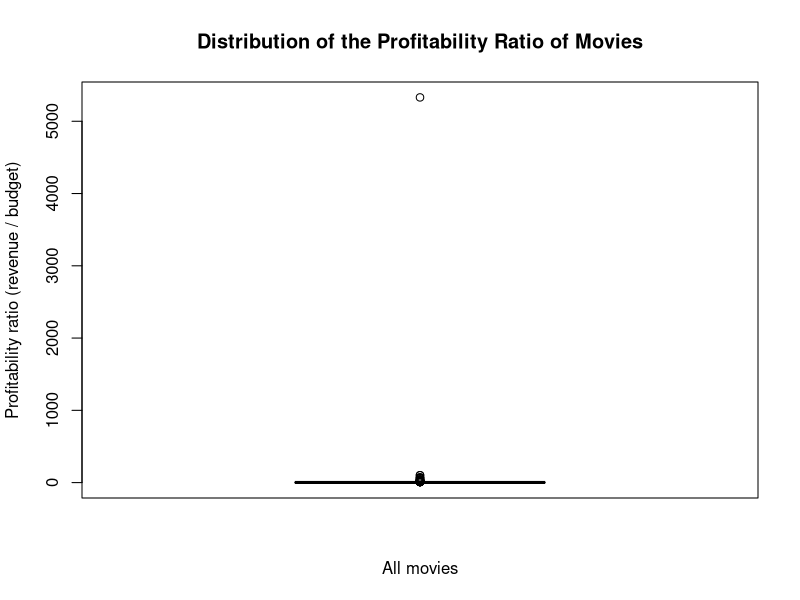
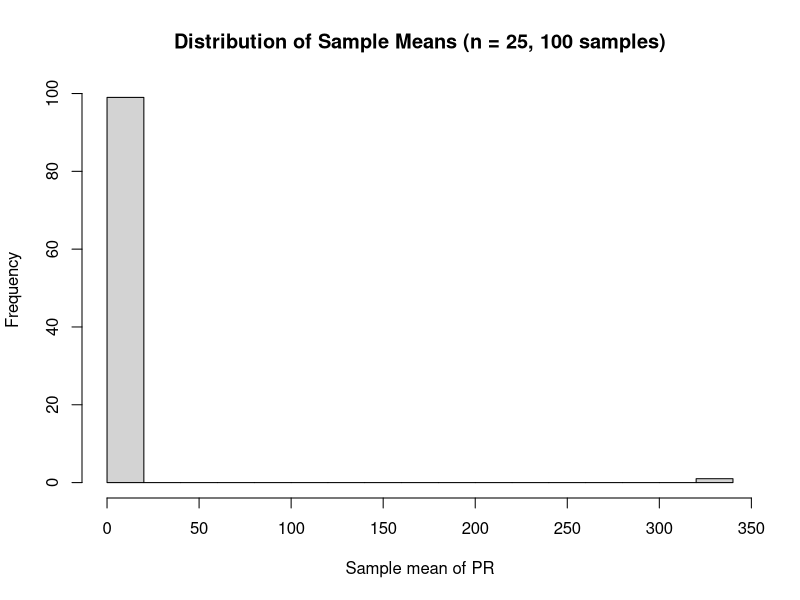
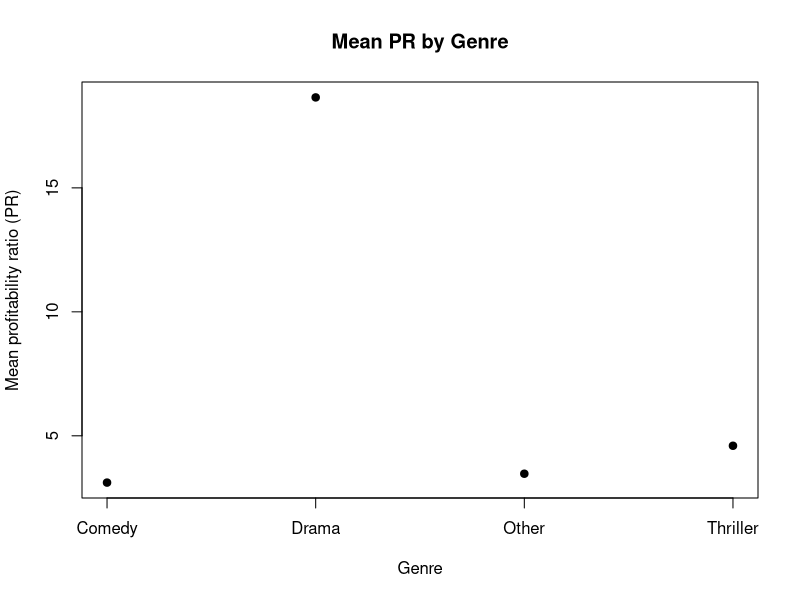
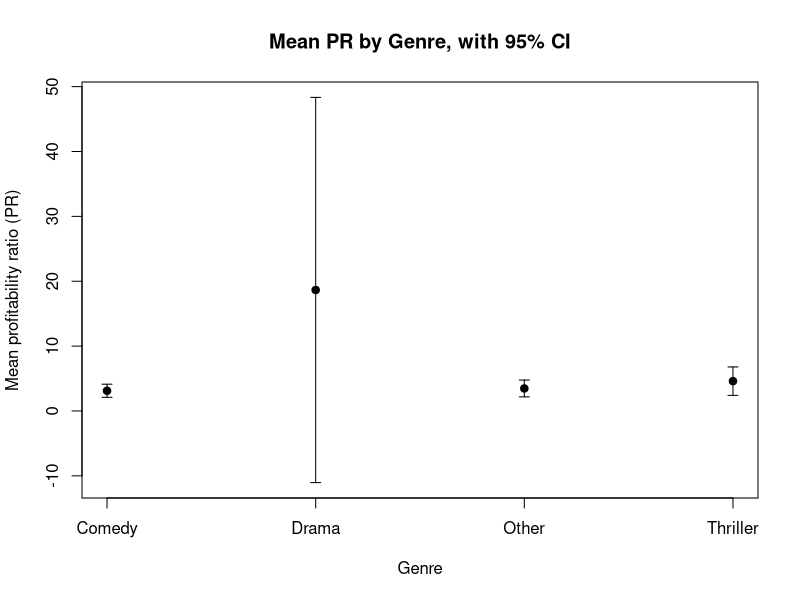
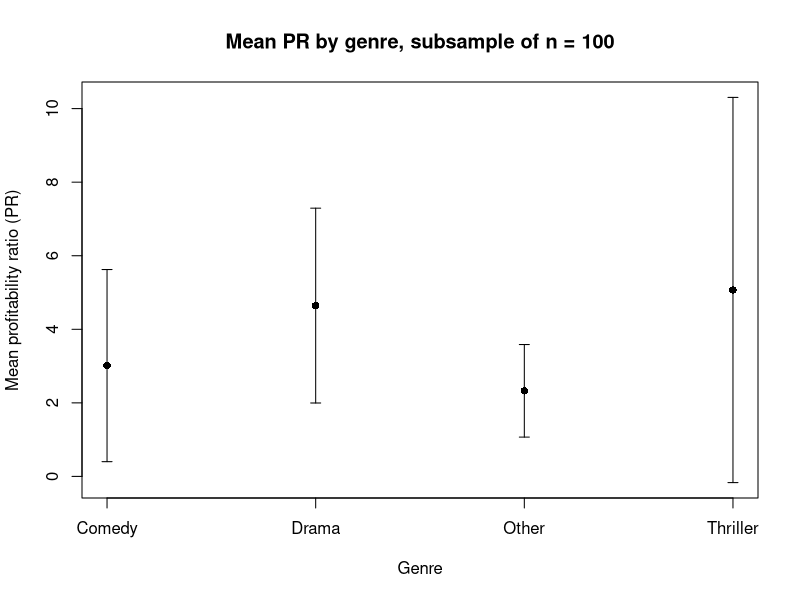
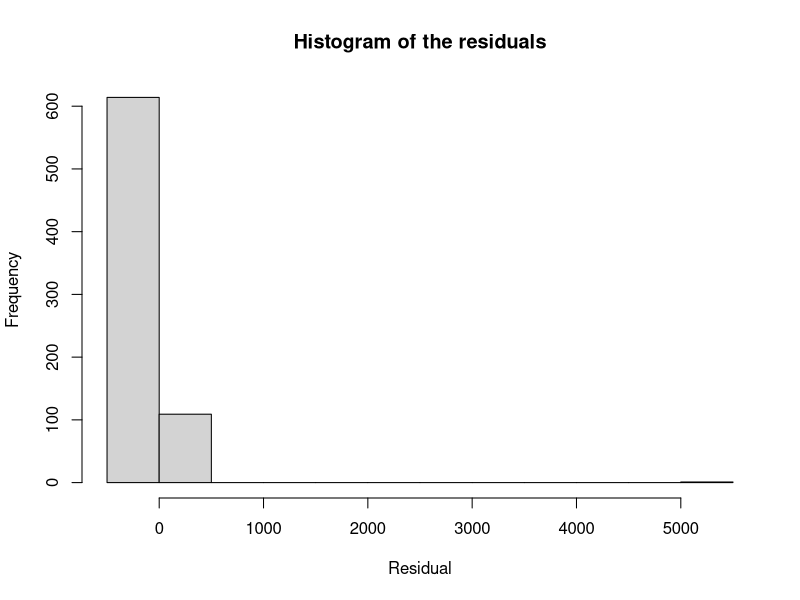

The R script that drew these images, in order:
## ---- chunk 1
knitr::opts_chunk$set(echo = TRUE)
## ---- chunk 2
movies <- read.delim("movies5.csv")   
dim(movies)                           # 909 observations, 19 variables
length(unique(movies$index))          # 909 distinct movies = subjects
## ---- chunk 3
sapply(movies, class)
str(movies$genre)
## ---- chunk 4
movies$PR <- movies$revenue / movies$budget
mean(movies$PR, na.rm = TRUE)    # Inf
median(movies$PR, na.rm = TRUE)  # 1.85
max(movies$PR, na.rm = TRUE)     # Inf
min(movies$PR, na.rm = TRUE)     # 0

## ---- chunk 5

sum(movies$budget == 0 & movies$revenue > 0)

## ---- chunk 6

sum(movies$budget == 0 & movies$revenue == 0)   # the amount of movies which get NA
## ---- chunk 7
movies$PR[is.infinite(movies$PR)] <- NA
mean(movies$PR, na.rm = TRUE)     # 10.96897
median(movies$PR, na.rm = TRUE)   # 1.750424
max(movies$PR, na.rm = TRUE)      # 5330.339
min(movies$PR, na.rm = TRUE)      # 0


## ---- chunk 8

mean(movies$PR >= 1, na.rm = TRUE)   # 0.6395
sum(movies$PR >= 1, na.rm = TRUE)    # 463

## ---- chunk 9
boxplot(movies$PR,
        main = "Distribution of the Profitability Ratio of Movies",
        xlab = "All movies",
        ylab = "Profitability ratio (revenue / budget)")
summary(movies$PR)


## ---- chunk 10
table(movies$director_gender, useNA = "ifany")
mean(movies$director_gender == "male", na.rm = TRUE)     # 0.9049
mean(movies$director_gender == "female", na.rm = TRUE)   # 0.0951

## ---- chunk 11
pnorm(120, mean = 107, sd = 22) - pnorm(90, mean = 107, sd = 22)

## ---- chunk 12
mean(movies$runtime >= 90 & movies$runtime <= 120) 
sd(movies$runtime)

## ---- chunk 13
notmale <- movies[movies$director_gender == "female" & !is.na(movies$director_gender), ]
p_d <- mean(notmale$runtime >= 120, na.rm = TRUE)
p_d

## ---- chunk 14
mean(movies$PR, na.rm = TRUE)

## ---- chunk 15
set.seed(123)
movies_sample <- movies[sample(nrow(movies), 25), ]
mean(movies_sample$PR, na.rm = TRUE)

## ---- chunk 16
set.seed(123)
sample_means <- numeric(100)
for (i in 1:100) {
  s <- movies[sample(nrow(movies), 25), ]
  sample_means[i] <- mean(s$PR, na.rm = TRUE)
}
sample_means

## ---- chunk 17
summary(sample_means)
sd(sample_means)
hist(sample_means,
     main = "Distribution of Sample Means (n = 25, 100 samples)",
     xlab = "Sample mean of PR",
     breaks = 20)

## ---- chunk 18
thriller <- movies [movies$genre == "Thriller" & !is.na(movies$genre), ]
t.test(thriller$vote_average, conf.level = 0.99)


## ---- chunk 19

t.test(thriller$vote_average, mu = 6.5, alternative = "less")
qt(0.05, df = 126)   # critical value, -1.657

## ---- chunk 20
table(movies$first_actor_gender)


## ---- chunk 21
prop.test(649, 872, p=0.5) 


## ---- chunk 22
var(movies$PR[movies$first_actor_gender == "male"], na.rm = TRUE)
var(movies$PR[movies$first_actor_gender == "female"], na.rm = TRUE)

## ---- chunk 23
s2_f <- var(movies$PR[movies$first_actor_gender == "female"], na.rm = TRUE)
n_f  <- sum(!is.na(movies$PR[movies$first_actor_gender == "female"]))
chi  <- (n_f - 1) * s2_f / 69.36
chi                                   
qchisq(c(0.025, 0.975), df = n_f - 1)      
2 * (1 - pchisq(chi, df = n_f - 1)) 


## ---- chunk 24
top3 <- names(sort(table(movies$genre), decreasing = TRUE))[1:3]
movies$genre2 <- ifelse(movies$genre %in% top3, movies$genre, "Other")
table(movies$genre2)
## ---- chunk 25
means <- aggregate(PR ~ genre2, data = movies, FUN = mean, na.rm = TRUE)
means

plot(1:nrow(means), means$PR, xaxt = "n",
     xlab = "Genre", ylab = "Mean profitability ratio (PR)",
     main = "Mean PR by Genre",
     pch = 19)
axis(1, at = 1:nrow(means), labels = means$genre2)
## ---- chunk 26
genres <- sort(unique(movies$genre2))
means <- tapply(movies$PR, movies$genre2, mean, na.rm = TRUE)

ci <- sapply(genres, function(g) {
  x <- movies$PR[movies$genre2 == g]
  x <- x[!is.na(x)]
  qt(0.975, length(x) - 1) * sd(x) / sqrt(length(x))
})

plot(1:4, means, xaxt = "n", pch = 19,
     ylim = c(min(means - ci), max(means + ci)),
     xlab = "Genre", ylab = "Mean profitability ratio (PR)",
     main = "Mean PR by Genre, with 95% CI")
axis(1, at = 1:4, labels = genres)
arrows(1:4, means - ci, 1:4, means + ci, angle = 90, code = 3, length = 0.05)
## ---- chunk 27
set.seed(1)
movies_sub100 <- movies[sample(nrow(movies), 100), ]

genres_sub <- sort(unique(movies_sub100$genre2))
means_sub <- tapply(movies_sub100$PR, movies_sub100$genre2, mean, na.rm = TRUE)

ci_sub <- sapply(genres_sub, function(g) {
  x <- movies_sub100$PR[movies_sub100$genre2 == g]
  x <- x[!is.na(x)]
  qt(0.975, length(x) - 1) * sd(x) / sqrt(length(x))
})

plot(1:length(genres_sub), means_sub, xaxt = "n", pch = 16,
     ylim = c(min(means_sub - ci_sub), max(means_sub + ci_sub)),
     main = "Mean PR by genre, subsample of n = 100",
     xlab = "Genre",
     ylab = "Mean profitability ratio (PR)")

axis(1, at = 1:length(genres_sub), labels = genres_sub)
arrows(1:length(genres_sub), means_sub - ci_sub,
       1:length(genres_sub), means_sub + ci_sub,
       angle = 90, code = 3, length = 0.05)

means_sub
ci_sub
## ---- chunk 28
model <- lm(PR ~ budget, data = movies)
summary(model)

## ---- chunk 29
coef(model)
coef(model)[2] * 1000000   # effect of a 1 million increase in budget

## ---- chunk 30
summary(model)$coefficients 

## ---- chunk 31


## ---- chunk 32
hist(resid(model),
     main = "Histogram of the residuals",
     xlab = "Residual",
     ylab = "Frequency")

## ---- chunk 33
h <- hatvalues(model)
crit <- 2 * 2 / length(h)   # 2(k+1)/n with k = 1
crit
sum(h > crit)
max(h)

## ---- chunk 34
movies_sub <- movies[!is.na(movies$PR) & !is.na(movies$budget), ]
movies_sub <- movies_sub[hatvalues(model) <= crit, ]

model2 <- lm(PR ~ budget, data = movies_sub)
summary(model2)

## ---- chunk 35
#WRITE YOUR CODE HERE

## ---- chunk 36
#WRITE YOUR CODE HERE

## ---- chunk 37
#WRITE YOUR CODE HERE

## ---- chunk 38
#WRITE YOUR CODE HERE

## ---- chunk 39
#WRITE YOUR CODE HERE

## ---- chunk 40
#WRITE YOUR CODE HERE

## ---- chunk 41
#WRITE YOUR CODE HERE
